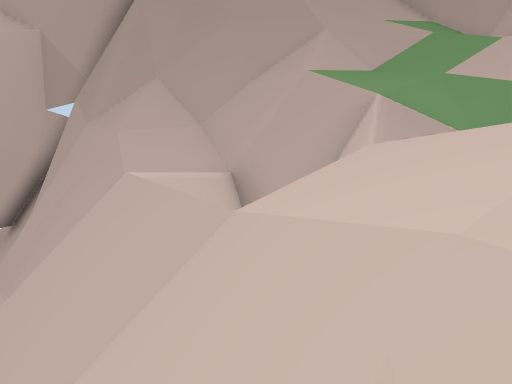
View 1 (above)

23 first-person views from a walk through a 3-D level made in the Unity game engine. The camera is 1.5 m above the floor, tilts 4° down and sees 70° across. The floor is counted in squares, 1 m on a side. Each view is taken from the middle of a square. On the plan, view 1 faces up. The plan holds only what a view shows up to about 16 squares ahead; the rest is blank. The place goes on beyond the plan.

View 2
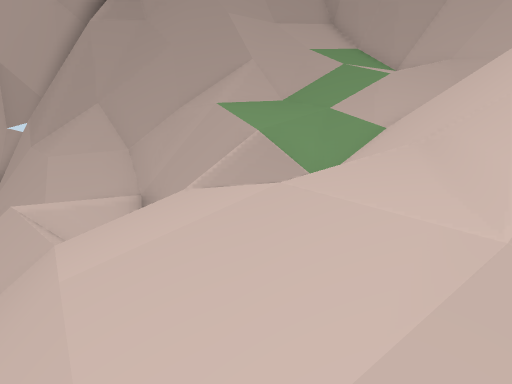

View 3
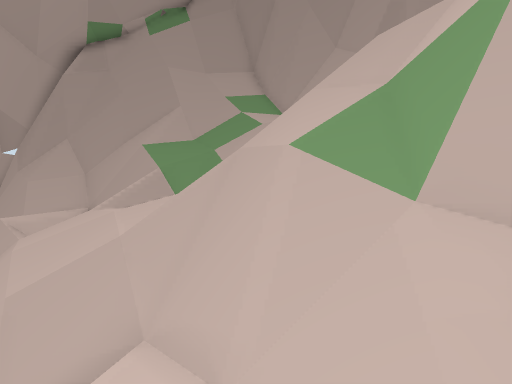

View 4
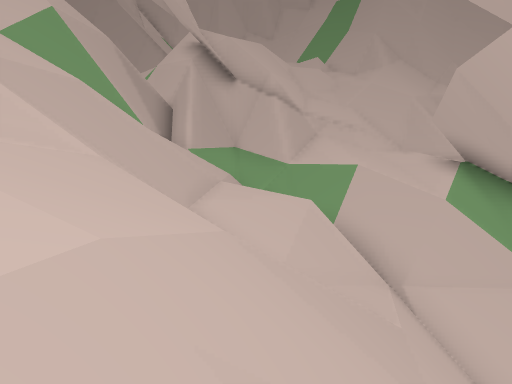

View 5
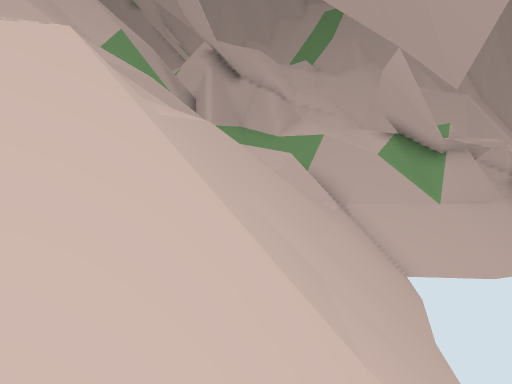

View 6
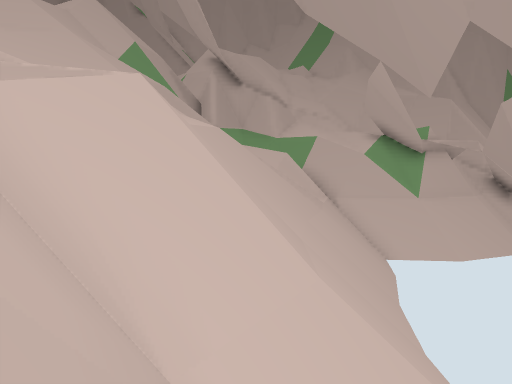

View 7
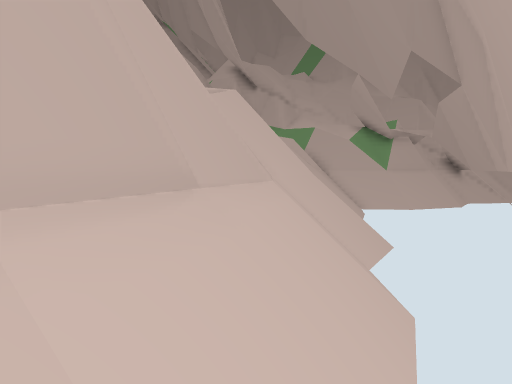

View 8
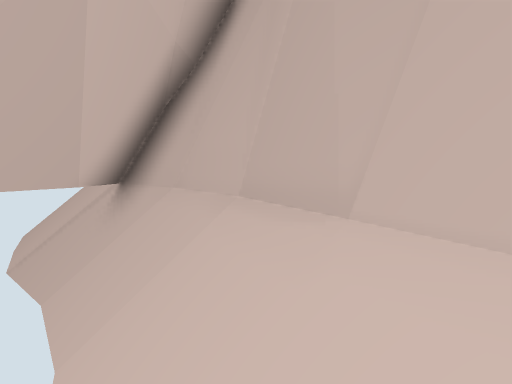

View 9
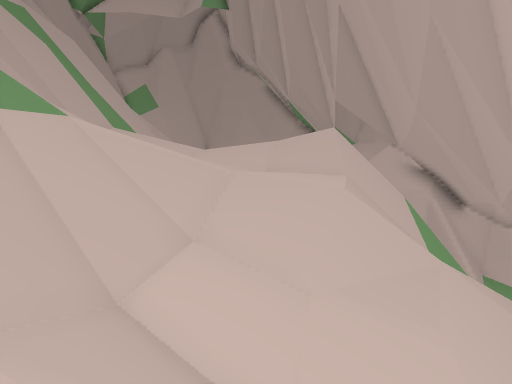

View 10
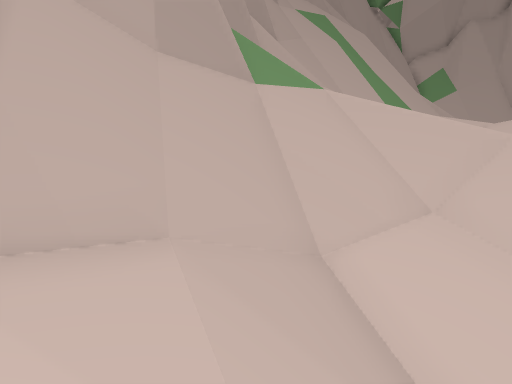

View 11
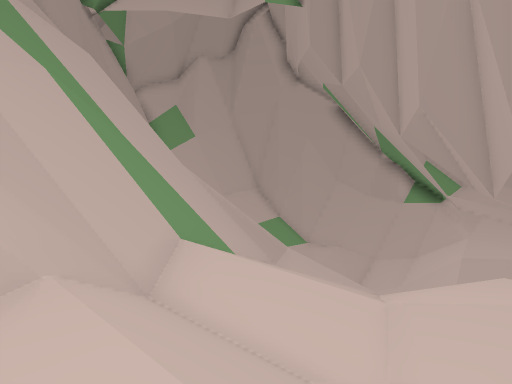

View 12
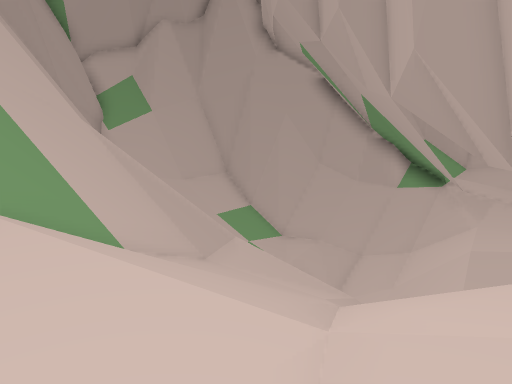

View 13
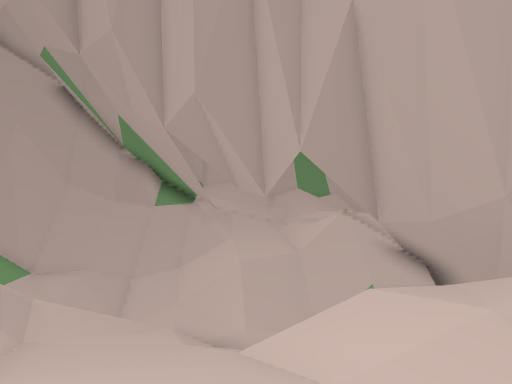

View 14
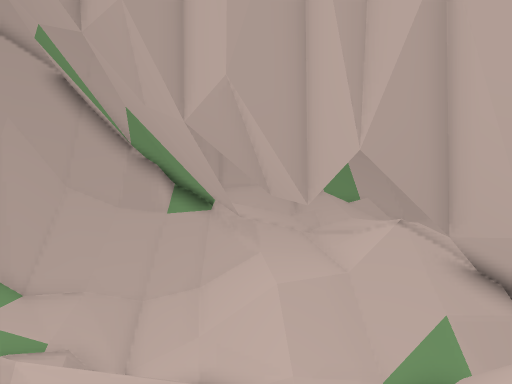

View 15
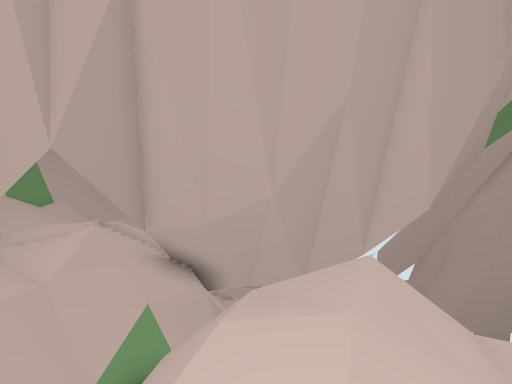

View 16
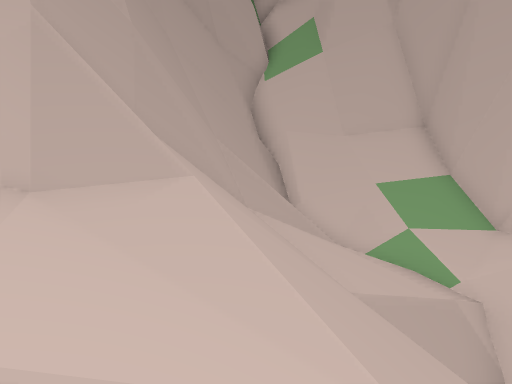

View 17
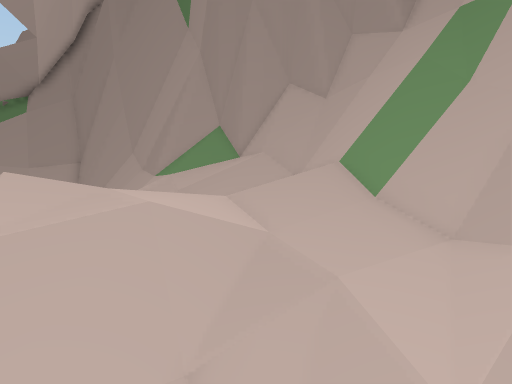

View 18
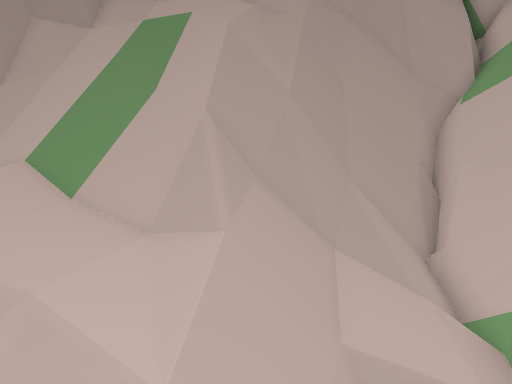

View 19
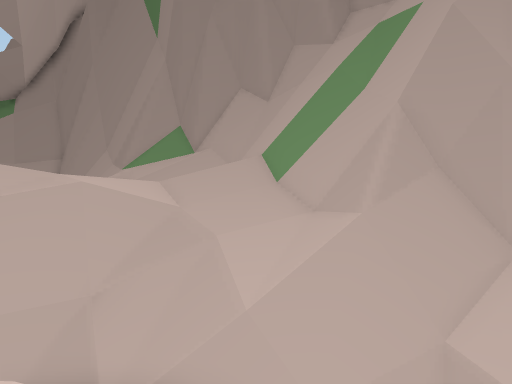

View 20
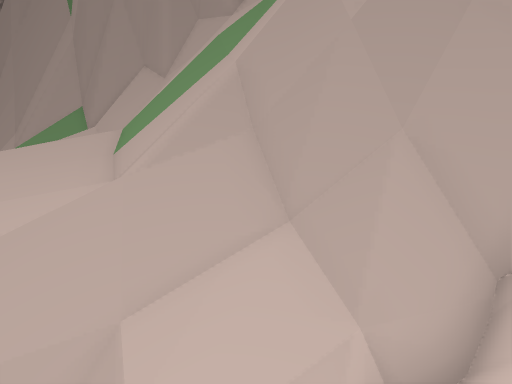

View 21
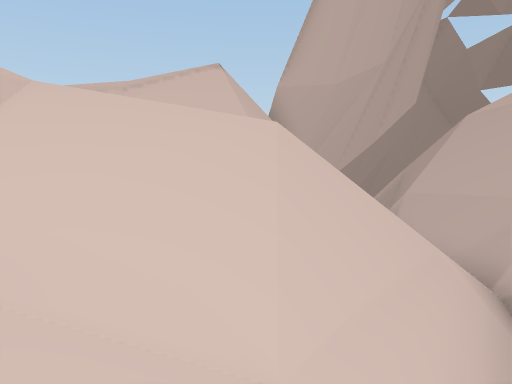

View 22
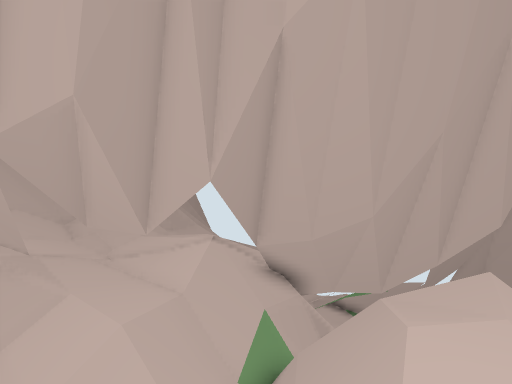

View 23
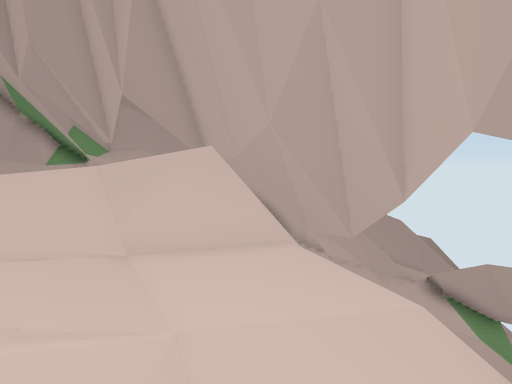

### Floor plan
Key: @ floor where view 1 was taken; # wall or solid block; . main floor; : floor 0.25 m higher than the main floor; + floor 0.5 m higher than the main floor; * floor 0.75 m higher than the main floor; % floor 1 m higher than the main floor; - floor 3.75 m lower than the main floor; _ floor 6.25 m lower than the main floor; / step, stairs or slope; = window, fence, low wall or low ledge; ^ raised ledge.
Columns run from 11 left of view 1 to 25 right of it. Each row starts with its distance up from view 1.
 15 ^^
 14 ^^#
 13 ^^^##        #####
 12   ^###      ##//##
 11   ^=##     ###///##
 10   #//##    ##////###
  9     /##     //////########
  8     //##     //////=##//###
  7      /###  # ////////////####
  6      //### #  /////////////=##
  5       //###  /////=////////####
  4        /##/  - ///=///*////=^###
  3        /##/ /-///=#.::+/////===#
  2        //=//////////:///%///=//#
  1         ////////=//  //%///////#
  0          //@///##/=##//%#=////###
 -1           /////=//##/// #////#/####
 -2           /// //=/=#  /##////////###
 -3            //=#///##   ##////////=###
 -4            //=/ /=######////=# /#// #
 -5           //=##=//######//=//##/////#
 -6          //=##  =### ^^^^.#=////////#
 -7          /_## ^  ^#  ^^^  ./////#####
 -8         ####  ^^^^###^^^^  .//####
 -9               ^^^^   ^^^^^^=+###
-10               ^^^     ^^^^^####
-11                       ^^^^^##
-12                      ^^^^^^#

Positions as (right, up) in squares from view 1, and headings:
1: (0, 0), facing up
2: (2, -1), facing up
3: (5, -5), facing up
4: (-1, 2), facing down-right
5: (-4, 5), facing down-right
6: (-5, 6), facing down-right
7: (-8, 10), facing down-right
8: (-6, 6), facing up
9: (4, 9), facing down-right
10: (4, 8), facing right
11: (11, 7), facing down-right
12: (12, 4), facing down-right
13: (14, 5), facing down
14: (15, 3), facing down
15: (15, 3), facing down-left
16: (14, -2), facing right
17: (14, -6), facing up
18: (14, -6), facing up-right
19: (16, -8), facing up
20: (20, -7), facing up
21: (18, -6), facing left
22: (18, 2), facing down-left
23: (9, 6), facing down
